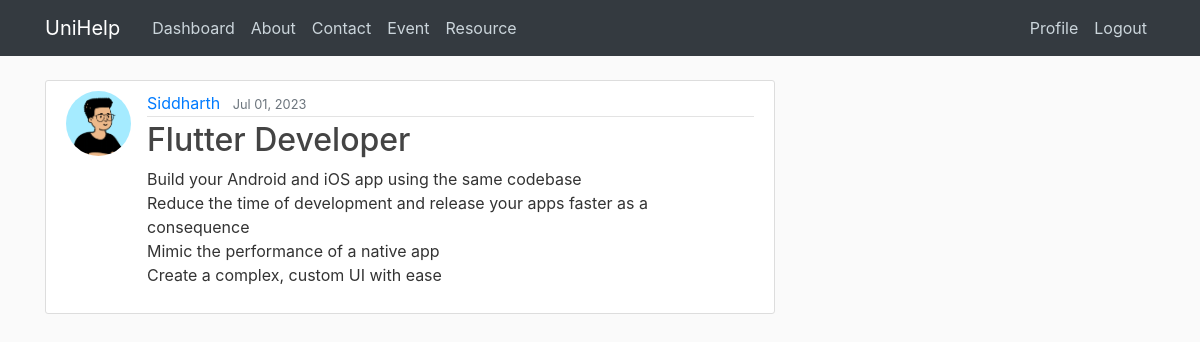
Screenshot of /post/9/ (signed in) with the database file from the repository.
### blog/models.py (models this page shows, shortened)
class Post(models.Model):
    title = models.CharField(max_length=100)
    content = models.TextField()
    date_posted = models.DateTimeField(default=timezone.now)
    author = models.ForeignKey(User, on_delete=models.CASCADE)
    unique_number = models.IntegerField(unique=True, null=True)

### users/models.py (models this page shows, shortened)
class Profile(models.Model):
    user = models.OneToOneField(User, on_delete=models.CASCADE)
    role = models.CharField(max_length=10, default='Alumni')
    image = models.ImageField(default='default.png', upload_to='profile_pics')
    has_submitted_form = models.ManyToManyField('blog.Post', blank=True)  # Import Post model from your app

### blog/views.py (the view)
# urls.py: path('post/<int:pk>/', PostDetailView.as_view(), name='post-detail'),  # pk: primary key
class PostDetailView(LoginRequiredMixin, DetailView):
    model = Post
    template_name = 'blog/post_detail.html'
    def get_context_data(self, **kwargs):
        context = super().get_context_data(**kwargs)
        post = self.get_object()
        user = self.request.user
        has_submitted_form = AppliedSubmission.objects.filter(post=post, author=user).exists()
        context['user'] = user
        context['has_submitted_form'] = has_submitted_form
        return context

### blog/templates/blog/post_detail.html (shortened to what this page needs)
{% extends "blog/base.html" %}
{% block content %}
    <article class="media content-section">
        <img class="rounded-circle article-img" src="{{ object.author.profile.image.url }}">
        <div class="media-body">
            <div class="article-metadata">
                <a class="mr-2" href="{% url 'user-posts' object.author.username %}">{{ object.author }}</a>
                <small class="text-muted">{{ object.date_posted|date:"M d, Y" }}</small>
            </div>
            <h2 class="article-title">{{ object.title }}</h2>
            <p class="article-content">{{ object.content }}</p>
        </div>
    </article>
{% endblock content %}

### blog/static/blog/main.css (style rules this page uses)
body { background: #fafafa; color: #333333; margin-top: 5rem; }
h1, h2, h3, h4, h5, h6 { color: #444444; }
.content-section { background: #ffffff; padding: 10px 20px; border: 1px solid #dddddd; border-radius: 3px; margin-bottom: 20px; }
.article-title { color: #444444; }
.article-content { white-space: pre-line; }
.article-img { height: 65px; width: 65px; margin-right: 16px; }
.article-metadata { padding-bottom: 1px; margin-bottom: 4px; border-bottom: 1px solid #e3e3e3 }

### rows the page displays
Post: author.profile.image (picture), author "Siddharth", date_posted "Jul 01, 2023", title "Flutter Developer", content "Build your Android and iOS app using the same codebase Reduce the time of development and release your apps faster as a consequence Mimic the performance of a native app Create a complex, custom UI with ease"
